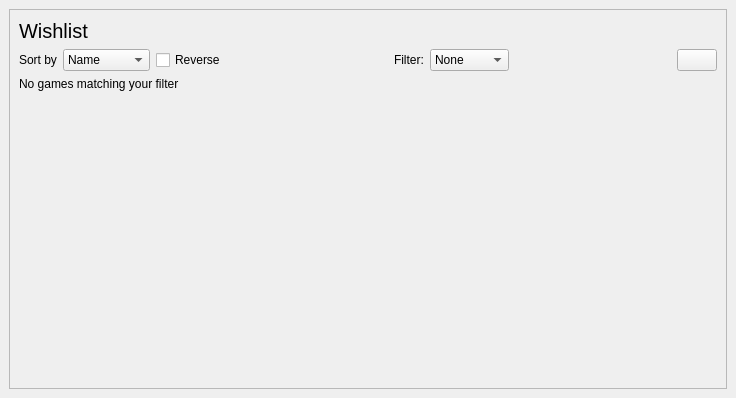
<?xml version="1.0" encoding="UTF-8"?>
<ui version="4.0">
 <class>Wishlist</class>
 <widget class="QStackedWidget" name="Wishlist">
  <property name="geometry">
   <rect>
    <x>0</x>
    <y>0</y>
    <width>736</width>
    <height>398</height>
   </rect>
  </property>
  <property name="windowTitle">
   <string>StackedWidget</string>
  </property>
  <widget class="QWidget" name="page">
   <layout class="QVBoxLayout" name="verticalLayout">
    <item>
     <widget class="QScrollArea" name="scroll_area">
      <property name="widgetResizable">
       <bool>true</bool>
      </property>
      <widget class="QWidget" name="scroll_widget">
       <property name="geometry">
        <rect>
         <x>0</x>
         <y>0</y>
         <width>716</width>
         <height>378</height>
        </rect>
       </property>
       <layout class="QVBoxLayout" name="verticalLayout_2">
        <item>
         <widget class="QLabel" name="title_label">
          <property name="font">
           <font>
            <pointsize>15</pointsize>
           </font>
          </property>
          <property name="text">
           <string>Wishlist</string>
          </property>
         </widget>
        </item>
        <item>
         <layout class="QHBoxLayout" name="horizontalLayout">
          <item>
           <widget class="QLabel" name="sort_label">
            <property name="sizePolicy">
             <sizepolicy hsizetype="Maximum" vsizetype="Preferred">
              <horstretch>0</horstretch>
              <verstretch>0</verstretch>
             </sizepolicy>
            </property>
            <property name="text">
             <string>Sort by</string>
            </property>
           </widget>
          </item>
          <item>
           <widget class="QComboBox" name="sort_cb">
            <item>
             <property name="text">
              <string>Name</string>
             </property>
            </item>
            <item>
             <property name="text">
              <string>Price</string>
             </property>
            </item>
            <item>
             <property name="text">
              <string>Developer</string>
             </property>
            </item>
            <item>
             <property name="text">
              <string>Discount</string>
             </property>
            </item>
           </widget>
          </item>
          <item>
           <widget class="QCheckBox" name="reverse">
            <property name="text">
             <string>Reverse</string>
            </property>
           </widget>
          </item>
          <item>
           <spacer name="horizontalSpacer">
            <property name="orientation">
             <enum>Qt::Horizontal</enum>
            </property>
            <property name="sizeHint" stdset="0">
             <size>
              <width>40</width>
              <height>20</height>
             </size>
            </property>
           </spacer>
          </item>
          <item>
           <widget class="QLabel" name="filter_label">
            <property name="text">
             <string>Filter:</string>
            </property>
           </widget>
          </item>
          <item>
           <widget class="QComboBox" name="filter_cb">
            <item>
             <property name="text">
              <string>None</string>
             </property>
            </item>
            <item>
             <property name="text">
              <string>Discount</string>
             </property>
            </item>
           </widget>
          </item>
          <item>
           <spacer name="horizontalSpacer_2">
            <property name="orientation">
             <enum>Qt::Horizontal</enum>
            </property>
            <property name="sizeHint" stdset="0">
             <size>
              <width>40</width>
              <height>20</height>
             </size>
            </property>
           </spacer>
          </item>
          <item>
           <widget class="QPushButton" name="reload_button">
            <property name="sizePolicy">
             <sizepolicy hsizetype="Preferred" vsizetype="Fixed">
              <horstretch>0</horstretch>
              <verstretch>0</verstretch>
             </sizepolicy>
            </property>
            <property name="text">
             <string/>
            </property>
           </widget>
          </item>
         </layout>
        </item>
        <item>
         <layout class="QVBoxLayout" name="list_layout"/>
        </item>
        <item>
         <widget class="QLabel" name="no_games_label">
          <property name="text">
           <string>No games matching your filter</string>
          </property>
         </widget>
        </item>
        <item>
         <spacer name="verticalSpacer">
          <property name="orientation">
           <enum>Qt::Vertical</enum>
          </property>
          <property name="sizeHint" stdset="0">
           <size>
            <width>379</width>
            <height>218</height>
           </size>
          </property>
         </spacer>
        </item>
       </layout>
      </widget>
     </widget>
    </item>
   </layout>
  </widget>
 </widget>
 <resources/>
 <connections/>
</ui>
